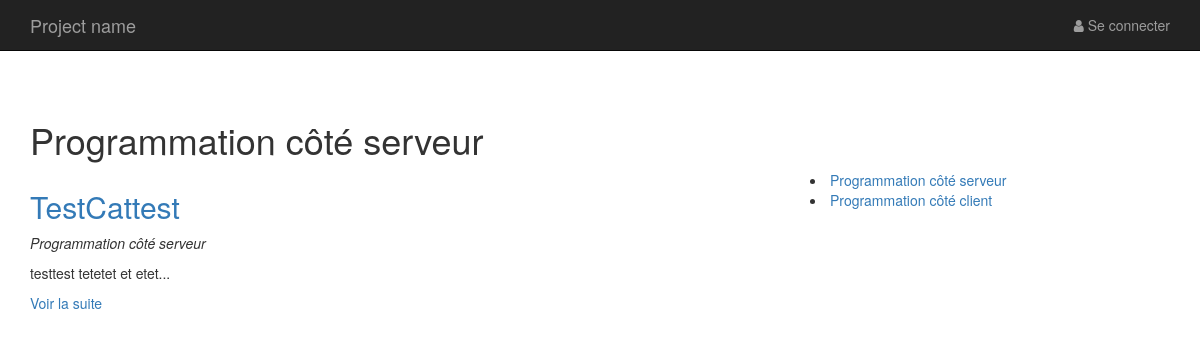
Screenshot of /index.php?page=posts.category&id=1 with the database file from the repository.
### tables this page shows
CREATE TABLE IF NOT EXISTS `categories` (
  `id` int(11) NOT NULL AUTO_INCREMENT,
  `title` varchar(255) DEFAULT NULL,
  PRIMARY KEY (`id`),
  UNIQUE KEY `id` (`id`),
  KEY `id_2` (`id`)
);

CREATE TABLE IF NOT EXISTS `articles` (
  `id` int(11) NOT NULL AUTO_INCREMENT,
  `title` varchar(255) DEFAULT NULL,
  `content` longtext,
  `date` datetime DEFAULT NULL,
  `categorie_id` int(11) DEFAULT NULL,
  PRIMARY KEY (`id`),
  UNIQUE KEY `id` (`id`),
  KEY `categorie_id` (`categorie_id`)
);

### core/Controller/Controller.php (called while the page is built, shortened)
<?php
class Controller {
    protected $viewPath;
    protected function render($view, $vars = []) {
        extract($vars);
        $view = $this->viewPath . str_replace('.', '/', $view) . '.php';
        require($view);
    }
}

### app/Controller/PostsController.php (called while the page is built, shortened)
<?php
class PostsController extends AppController{
    public function categoryAction() {
        $category = $this->Category->find($_GET['id']);
        $articles = $this->Post->lastByCategory($_GET['id']);
        $vars = compact('articles', 'categories', 'category');
        $this->render('posts.categories', $vars);
    }
}

### public/index.php (called while the page is built, shortened)
<?php
require ROOT.'/App/App.php';
if(isset($_GET['page'])) {
    $page = $_GET['page'];
}
else {
    $page = 'posts.index';
}
$page = explode('.', $page);
if($page[0] === 'admin') {
    $controller = '\App\Controller\Admin\\' .ucfirst($page[1]) . 'Controller';
    $action = $page[2].'Action';
}
else{
    $action = $page[1].'Action';
}
$controller = new $controller();
$controller->$action();

### core/Table/Table.php (called while the page is built, shortened)
<?php
class Table {
    protected $table;
    protected $db;
    public function __construct(Database $db) {
        $this->db = $db;
    }
    public function find($id) {
        return $this->query("SELECT * FROM {$this->table} WHERE id = ?", [$id], true);
    }
    public function all() {
        return $this->query('SELECT * FROM ' . $this->table);
    }
    public function query($statement, $attributes = null, $one = false) {
        if($attributes) {
            return $this->db->prepare(
                $statement,
                $attributes,
                str_replace('Table', 'Entity', get_class($this)),
                $one
            );
        }
        else {
            return $this->db->query(
                $statement,
                str_replace('Table', 'Entity', get_class($this)),
                $one
            );
        }
    }
}

### core/Database/MysqlDatabase.php (called while the page is built, shortened)
<?php
class MysqlDatabase extends Database {
    private $pdo;
    private function getPDO() {
        if($this->pdo === null) {
            $pdo = new PDO('mysql:dbname=base_blog;host=localhost', 'root', '');
            $pdo->setAttribute(PDO::ATTR_ERRMODE, PDO::ERRMODE_EXCEPTION);
            $this->pdo = $pdo;
        }
        return $this->pdo;
    }
    public function query($statement, $class_name = null, $one = false) {
        $req = $this->getPDO()->query($statement);
        if($class_name === null) {
            $req->setFetchMode(PDO::FETCH_OBJ);
        }
        else {
            $req->setFetchMode(PDO::FETCH_CLASS, $class_name);
        }
        if($one) {
            $datas = $req->fetch();
        }
        else {
            $datas = $req->fetchAll();
        }
        return $datas;
    }
    public function prepare($statement, $attributes, $class_name = null, $one = false) {
        $req = $this->getPDO()->prepare($statement);
        $res = $req->execute($attributes);
        if($class_name === null) {
            $req->setFetchMode(PDO::FETCH_OBJ);
        }
        else {
            $req->setFetchMode(PDO::FETCH_CLASS, $class_name);
        }
        if($one) {
            $datas = $req->fetch();
        }
        else {
            $datas = $req->fetchAll();
        }
        return $datas;
    }
}

### app/Autoloader.php (called while the page is built, shortened)
<?php
class Autoloader {
    public static function autoload($class) {
        if(strpos($class, __NAMESPACE__ . '\\') === 0) {
            $class = str_replace(__NAMESPACE__ . '\\', '', $class);
            $class = str_replace('\\', '/', $class);
        }
    }
}

### core/Autoloader.php (called while the page is built, shortened)
<?php
class Autoloader {
    public static function autoload($class) {
        if(strpos($class, __NAMESPACE__ . '\\') === 0) {
            $class = str_replace(__NAMESPACE__ . '\\', '', $class);
            $class = str_replace('\\', '/', $class);
        }
    }
}

### app/Table/PostTable.php (called while the page is built, shortened)
<?php
class PostTable extends Table {
    public function lastByCategory($id) {
        return $this->query("
            SELECT articles.id, articles.title, articles.content, articles.date, categories.title as categorie
            FROM articles
            LEFT JOIN categories ON categorie_id = categories.id
            WHERE articles.categorie_id = ?
            ORDER BY articles.date DESC
       ", [$id]);
    }
}

### core/Entity/Entity.php (called while the page is built, shortened)
<?php
class Entity {
    public function __get($key) {
        $method = 'get' . ucfirst($key);
        $this->$key = $this->$method();
        return $this->$key;
    }
}

### app/App.php (called while the page is built, shortened)
<?php
class App {
    private static $_instance;
    private $db_instance;
    public static function getInstance() {
        if(is_null(self::$_instance)){
            self::$_instance = new App();
        }
        return self::$_instance;
    }
    public static function load() {
        require ROOT . '/app/Autoloader.php';
        require ROOT . '/core/Autoloader.php';
    }
    public function getTable($name) {
        return new $class_name($this->getDb());
    }
    public function getDb() {
        if(is_null($this->db_instance)) {
            $config = Config::getInstance(ROOT.'/config/config.php');
            $this->db_instance = new MysqlDatabase($config->get('db_name'),$config->get('db_user'),$config->get
            ('db_pass'),
                $config->get
            ('db_host'));
        }
        return $this->db_instance;
    }
}

### config/config.php (called while the page is built)
<?php
return array(
    "db_name" => "base_blog",
    "db_user" => "root",
    "db_pass" => "",
    "db_host" => "localhost"
);

### core/Config.php (called while the page is built, shortened)
<?php
class Config {
    private $settings = [];
    private static $_instance;
    public function __construct($file) {
        $this->settings = require($file);
    }
    public function get($key) {
        return $this->settings[$key];
    }
    public static function getInstance($file) {
        if(is_null(self::$_instance)) {
            self::$_instance = new Config($file);
        }
        return self::$_instance;
    }
}

### app/Entity/CategoryEntity.php (called while the page is built, shortened)
<?php
class CategoryEntity extends Entity{
    public function getUrl() {
        return 'index.php?page=posts.category&id='.$this->id;
    }
}

### app/Views/posts/categories.php (the view)
<h1>
    <?= $category->title; ?>
</h1>
<div class="row">
    <main class="col-sm-8">
        <?php foreach($articles as $post): ?>
            <h2>
                <a href="<?= $post->url; ?>">
                    <?= $post->title; ?>
                </a>
            </h2>
            <p>
                <em>
                    <?= $post->categorie ?>
                </em>
            </p>
            <p>
                <?= $post->extrait; ?>
            </p>
        <?php endforeach; ?>
    </main>
    <aside class="col-sm-4">
        <?php foreach(App::getInstance()->getTable('Category')->all() as $categorie): ?>
            <li>
                <a href="<?= $categorie->url; ?>">
                    <?= $categorie->title; ?>
                </a>
            </li>
        <?php endforeach ?>
    </aside>
</div>

### app/Entity/PostEntity.php (shortened to what this page needs)
<?php
class PostEntity extends Entity{
    public function getUrl() {
        return 'index.php?page=posts.show&id='.$this->id;
    }
    public function getExtrait() {
        $html = "<p>". substr($this->content, 0, 100) . '...</p>';
        $html .= '<p><a href="' . $this->getUrl() . '">Voir la suite</a></p>';
        return $html;
    }
}

### rows the page displays
categories: title "Programmation côté serveur"
articles: title "TestCattest", categorie.title "Programmation côté serveur", content "testtest tetetet et etet"
categories: title "Programmation côté client"
